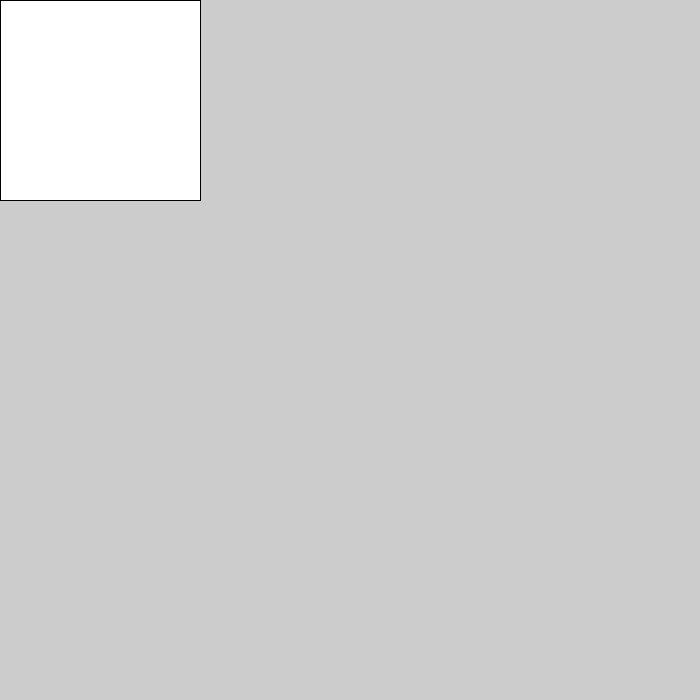
Frame 1 (no input)
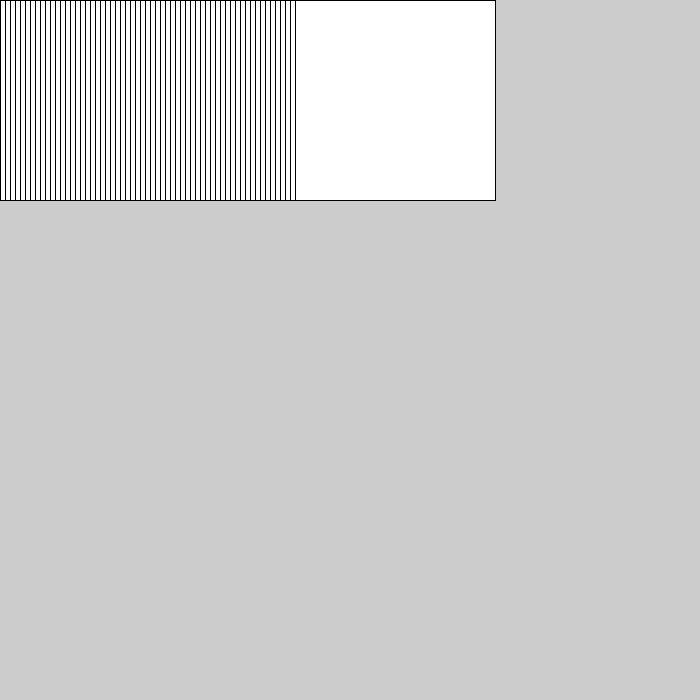
Frame 60 (the mouse pressed at the canvas centre just before this capture)
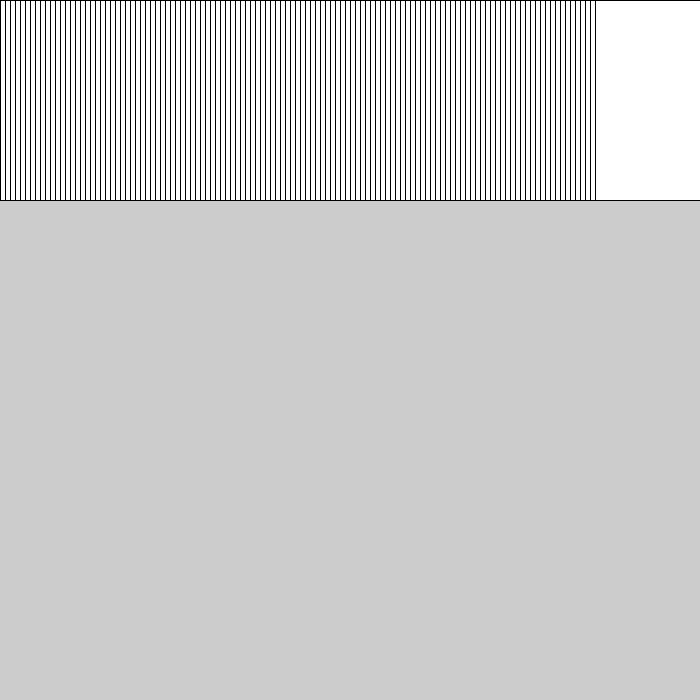
Frame 120 (the mouse held since frame 60 and released just before this capture)

The Processing sketch that drew these frames (run headless with seeded random() and noise(); from frame 60 on, the mouse is pressed at the canvas centre):

// Processing sketch: sketch_180920a
// ── sketch_180920a.pde
int size = 200;
int x,y;

void setup(){
  size (700,700);
  x = size/2;
  y = size/2;
  rectMode(CENTER);
}

void draw (){
  rect(x, y, size, size);
  x += 5;
  
  if (x > width || y > height){
    x = 0;
    y = y + size;
    println ("rectangle should move");
  }
  println (squareNumber(5));
}

int squareNumber(int num){ 
  return int(sq(num));
  //return int(pow(num,2));
}
